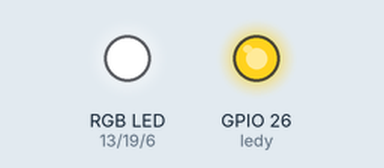
Simulated run of this program. Board: Raspberry Pi (BCM pin numbers). On the bench: an RGB LED mixed from three pins (HIGH = lit), output pins drawn as LEDs (lit = HIGH).

Above: at 0.03 s.
At 0.4 s:
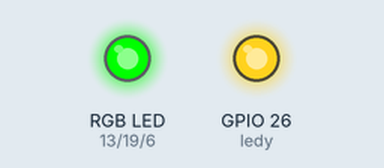
At 0.78 s:
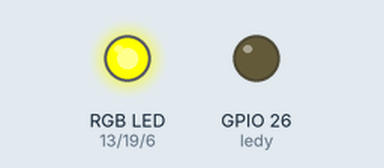
At 1.47 s:
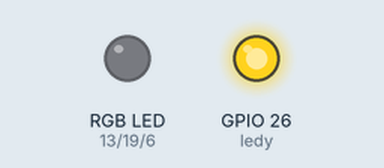
At 2.15 s:
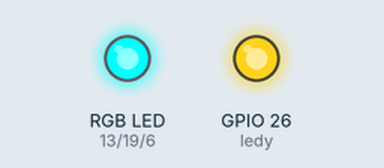
At 2.9 s:
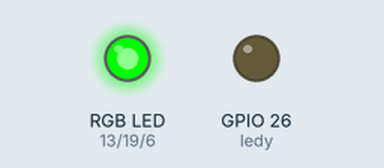
Timing chart, 0 to 3.2 s (numbered marks = the images above):
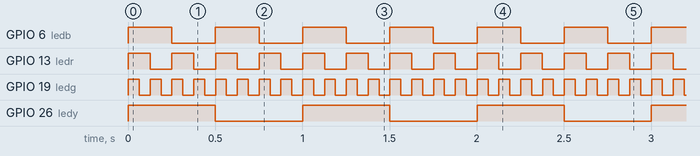

Measured:
- by itself, GPIO 6 (ledb): alternates HIGH for 0.25 s and LOW for 0.25 s
- by itself, GPIO 13 (ledr): alternates HIGH for 0.13 s and LOW for 0.13 s
- by itself, GPIO 19 (ledg): alternates HIGH for 0.06 s and LOW for 0.06 s
- by itself, GPIO 26 (ledy): alternates HIGH for 0.50 s and LOW for 0.50 s

The program:

rgb.py
```python
import gpiozero as gpio

ledb = gpio.LED(6)
ledr = gpio.LED(13)
ledg = gpio.LED(19)
ledy = gpio.LED(26)

ledy.blink(on_time=0.5, off_time=0.5)
ledb.blink(on_time=0.25, off_time=0.25)
ledr.blink(on_time=0.125, off_time=0.125)
ledg.blink(on_time=0.0625, off_time=0.0625, background=False)
```
